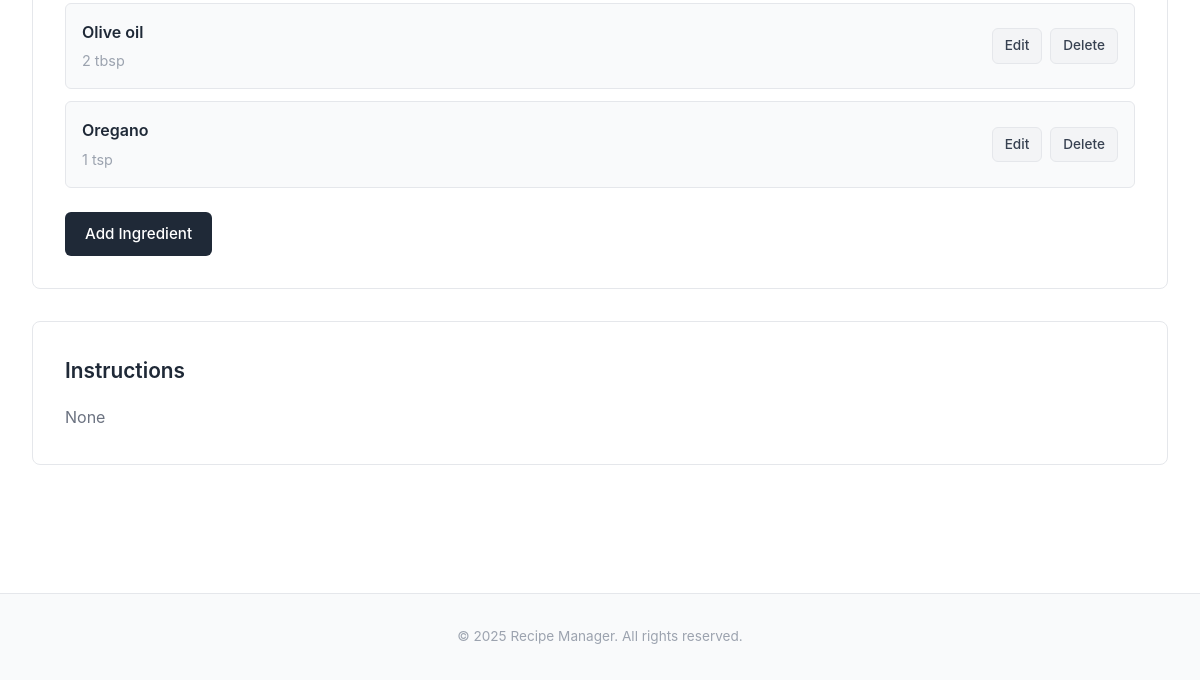
Before: /recipe/15/ (lower part) with the older database file.
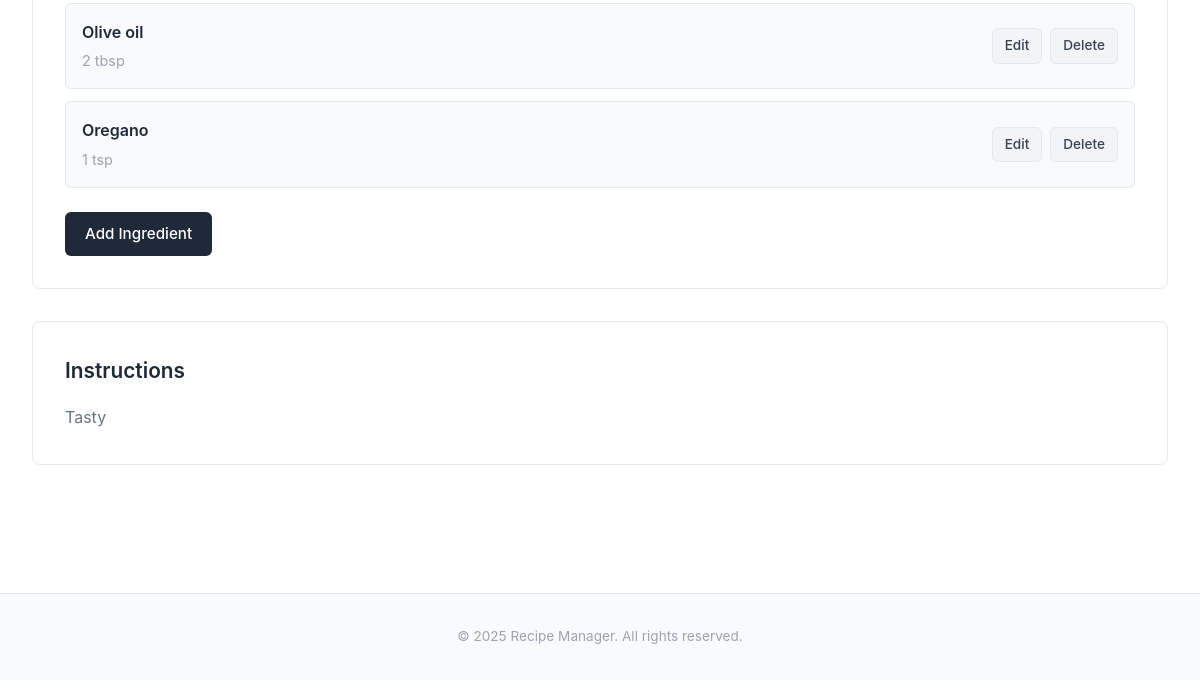
After: the same page with the newer database file.
### recipes/models.py (models this page shows, shortened)
class Recipe(models.Model):
    title = models.CharField(max_length=200)
    description = models.TextField(blank=True, null=True)
    instructions = models.TextField(blank=True, null=True)
    prep_time = models.IntegerField(blank=True, null=True, help_text="Prep time in minutes")
    cook_time = models.IntegerField(blank=True, null=True, help_text="Cook time in minutes")
    servings = models.IntegerField(blank=True, null=True, default=4)
    created_at = models.DateTimeField(auto_now_add=True)
    updated_at = models.DateTimeField(auto_now=True)
    @property
    def total_time(self):
        if self.prep_time and self.cook_time:
            return self.prep_time + self.cook_time
        return None

### recipes/views.py (the view)
# urls.py: path('recipe/<int:pk>/', views.recipe_detail, name='recipe_detail'),
def recipe_detail(request, pk):
    recipe = get_object_or_404(Recipe, pk=pk)
    ingredients = recipe.ingredients.all()
    return render(request, 'recipes/recipe_detail.html', {
        'recipe': recipe,
        'ingredients': ingredients
    })

### recipes/templates/recipes/recipe_detail.html (shortened to what this page needs)
{% extends 'recipes/base.html' %}
{% block content %}
    <div class="ingredients-section">
        {% if recipe.ingredients.all %}
            <ul class="ingredient-list">
                {% for ingredient in recipe.ingredients.all %}
                    <li class="ingredient-item">
                        <div class="ingredient-info">
                            <div class="ingredient-name">{{ ingredient.name }}</div>
                            {% if ingredient.quantity or ingredient.unit %}
                                <div class="ingredient-quantity">
                                    {% if ingredient.quantity and ingredient.unit %}
                                        {{ ingredient.quantity }} {{ ingredient.unit }}
                                    {% elif ingredient.quantity %}
                                        {{ ingredient.quantity }}
                                    {% elif ingredient.unit %}
                                        {{ ingredient.unit }}
                                    {% endif %}
                                </div>
                            {% endif %}
                        </div>
                        <div class="ingredient-actions">
                            <a href="{% url 'ingredient_edit' recipe.pk ingredient.pk %}" class="btn btn-secondary">Edit</a>
                            <a href="{% url 'ingredient_delete' recipe.pk ingredient.pk %}" class="btn btn-secondary">Delete</a>
                        </div>
                    </li>
                {% endfor %}
            </ul>
        {% else %}
            <p class="empty-ingredients">No ingredients added yet.</p>
        {% endif %}
        <a href="{% url 'ingredient_add' recipe.pk %}" class="btn btn-primary">Add Ingredient</a>
    </div>
    {% if recipe.instructions %}
        <div class="recipe-instructions">
            <h2>Instructions</h2>
            <p>{{ recipe.instructions }}</p>
        </div>
    {% endif %}
{% endblock %}

Changed rows visible on the page:
changed Recipe: instructions "None" → "Tasty"
